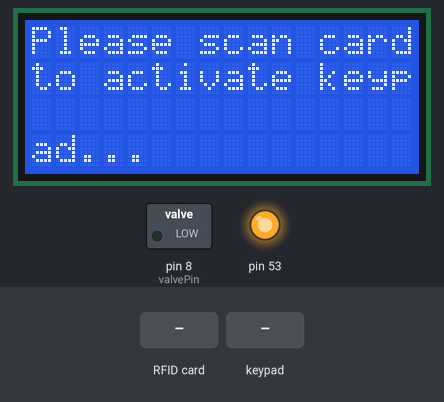
Simulated run of this sketch. Board: Arduino Mega 2560, built with avr-gcc and run on an emulated ATmega2560. On the bench: 16×4 character LCD, switched loads named in the sketch (green lamp = pin HIGH), output pins drawn as LEDs (lit = HIGH). Inputs (shaded band) come from the test bench. EEPROM starts erased; what the sketch prints to the serial monitor is not drawn.

Above: at 1.3 s.
1.4 s: RFID card B3 46 D8 A9 held to the reader
At 2.6 s:
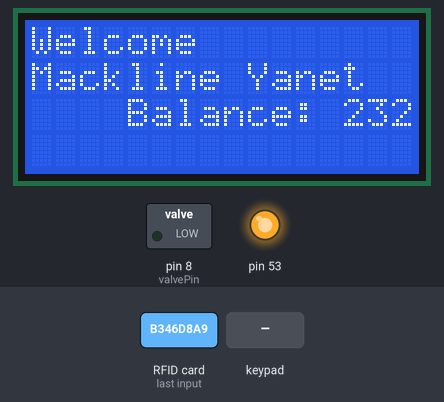
2.9 s: key '5' pressed
At 3.3 s:
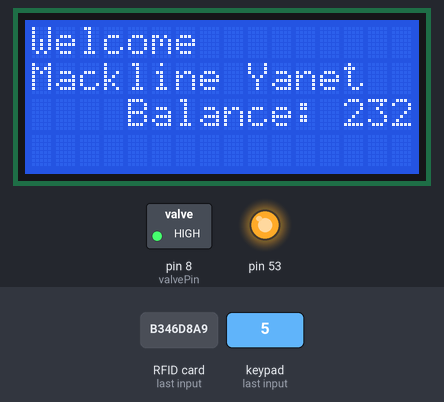
5.9 s: RFID card 63 E9 7C A9 held to the reader
8.9 s: RFID card 03 DD B3 A9 held to the reader
At 9.9 s:
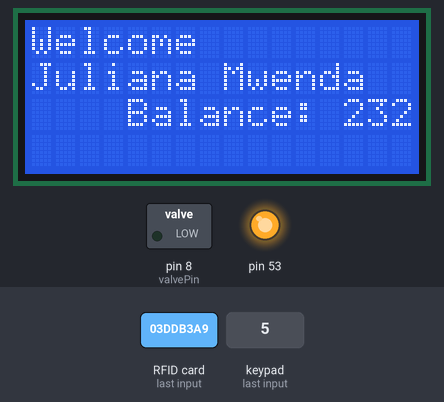
11.0 s: RFID card 5E 7A 19 C4 held to the reader
At 11.8 s:
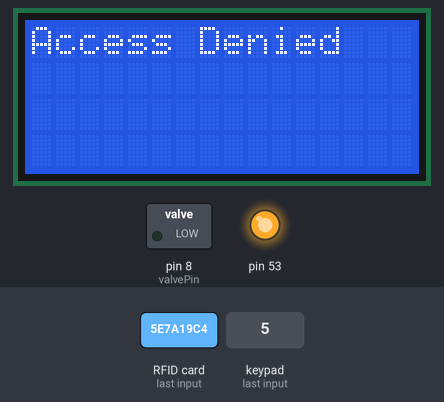
12.5 s: RFID card 63 E9 7C A9 held to the reader
At 13.5 s:
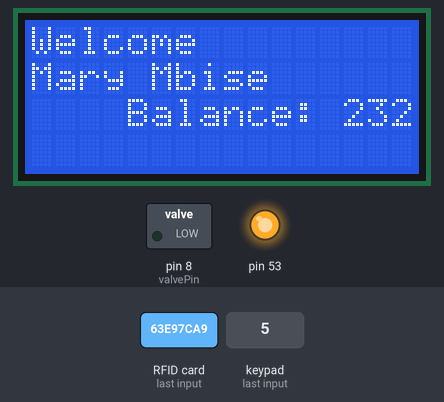
Timing chart, 0 to 15.5 s (numbered marks = the images above; inputs shaded):
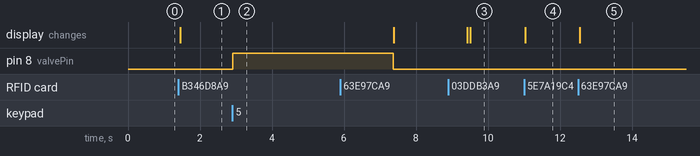

Measured:
- after the input at 1.4 s, the display: changes after 0.05 s (image 1)
- after the input at 2.9 s, pin 8 (valvePin): LOW → HIGH at once
- after the input at 11.0 s, the display: changes at once (image 4)
- after the input at 12.5 s, the display: changes after 0.05 s (image 5)

The sketch:

wbs3.ino
```cpp
#include <Keypad.h>
#include <SPI.h>
#include <MFRC522.h>
#include <EEPROM.h>
#include <LiquidCrystal_I2C.h>
LiquidCrystal_I2C lcd(0x27, 16, 4);

#define SS_PIN 10      // RFID Reader SDA pin
#define RST_PIN 9      // RFID Reader RST pin
#define valvePin 8     // Pin for the water valve

// Initialize RFID reader
MFRC522 rfid(SS_PIN, RST_PIN);

// Define Keypad
const byte ROWS = 4;
const byte COLS = 3;
char keys[ROWS][COLS] = {
  {'1', '2', '3'},
  {'4', '5', '6'},
  {'7', '8', '9'},
  {'*', '0', '#'}
};
byte rowPins[ROWS] = {32, 33, 34, 35};
byte colPins[COLS] = {40, 41, 42};
Keypad keypad = Keypad(makeKeymap(keys), rowPins, colPins, ROWS, COLS);

// Define multiple authorized UIDs with associated names and EEPROM addresses
struct AuthorizedCard {
  byte uid[4];
  const char* name;
  int balanceAddress;
};

// Authorized cards with names and EEPROM addresses for balance storage
AuthorizedCard authorizedCards[] = {
  {{0xB3, 0x46, 0xD8, 0xA9}, "Mackline Yanet", 0},
  {{0x63, 0xE9, 0x7C, 0xA9}, "Mary Mbise", 4},
  {{0x03, 0xDD, 0xB3, 0xA9}, "Juliana Mwenda", 8},
  {{0x23, 0x08, 0x35, 0xAA}, "Arthur Daniel", 12},
  {{0x33, 0xC5, 0x0E, 0xAA}, "PROF HATIBU", 16},
  {{0x03, 0x85, 0x92, 0xA9}, "Mariki_jr", 20},
  {{0x7C, 0x58, 0x38, 0x22}, "3lue.jl", 24},
  {{0x93, 0x77, 0x05, 0xC8}, "!|", 28},
  {{0x23, 0x6D, 0x7F, 0x11}, "Ubuntu.js", 32},
  {{0x55, 0xD9, 0xAE, 0x2A}, "TEAM...", 36}
};
const int numCards = sizeof(authorizedCards) / sizeof(authorizedCards[0]);

// Variables
unsigned long sessionStartTime = 0;
const unsigned long sessionTimeout = 30000;
const unsigned long dispenseInterval = 1000;
bool isAuthorized = false;
int currentBalance = 0;
int currentCardIndex = -1;

void setup() {
  Serial.begin(9600);
  SPI.begin();
  rfid.PCD_Init();

  pinMode(valvePin, OUTPUT);
  digitalWrite(valvePin, LOW);

  lcd.init();
  lcd.clear();
  lcd.backlight();

  Serial.println("System ready. Please scan authorized card...");
  lcd.setCursor(0, 0);
  lcd.print("Please scan card");
  lcd.setCursor(0, 1);
  lcd.print("to activate keypad...");

  // Initialize balances in EEPROM if not set
  for (int i = 0; i < numCards; i++) {
    initializeBalance(authorizedCards[i].balanceAddress);
  }
}

void loop() {
  // Card reading
  if (rfid.PICC_IsNewCardPresent() && rfid.PICC_ReadCardSerial()) {
    handleCard();
    rfid.PICC_HaltA();
  }

  // Timeout handling
  if (isAuthorized && millis() - sessionStartTime > sessionTimeout) {
    logout();
  }

  // Keypad input for dispensing water
  if (isAuthorized) {
    char key = keypad.getKey();
    if (key) {
      handleKeypadInput(key);
    }
  }
}

// Initialize balance in EEPROM if not already set
void initializeBalance(int address) {
  int balance = EEPROM.read(address);
  if (balance == 0 || balance == 255) {
    balance = 1000;
    EEPROM.write(address, balance);
  }
}

// Handle the RFID card
void handleCard() {
  Serial.print("Card UID: ");
  for (byte i = 0; i < rfid.uid.size; i++) {
    Serial.print(rfid.uid.uidByte[i] < 0x10 ? "0" : "");
    Serial.print(rfid.uid.uidByte[i], HEX);
    Serial.print(" ");
  }
  Serial.println();

  // Check if the card UID matches any authorized cards
  isAuthorized = false;
  currentCardIndex = -1;
  for (int i = 0; i < numCards; i++) {
    if (compareUID(rfid.uid.uidByte, rfid.uid.size, authorizedCards[i].uid)) {
      currentCardIndex = i;
      int address = authorizedCards[i].balanceAddress;
      currentBalance = EEPROM.read(address);

      if (currentBalance == 0 || currentBalance == 255) {
        currentBalance = 1000;
        EEPROM.write(address, currentBalance);
      }

      Serial.print("Access granted to: ");
      Serial.println(authorizedCards[i].name);
      display("Welcome", authorizedCards[i].name, currentBalance);
      isAuthorized = true;
      sessionStartTime = millis();
      return;
    }
  }

  Serial.println("Access denied: Unauthorized card");
  display("Access Denied", "", 0);
}

// Handle Keypad Input
void handleKeypadInput(char key) {
  Serial.print("Key Pressed: ");
  Serial.println(key);

  if (key >= '0' && key <= '9' && currentBalance > 0) {
    int dispenseTime = (key - '0') * 1000;
    dispenseWater(dispenseTime);
    logout();
  } else if (key == '#') {
    display("Dispense Canceled", "", 0);
    logout();
  } else {
    display("Insufficient Balance", "", 0);
    logout();
  }
}

// Dispense water for a given duration
void dispenseWater(int duration) {
  Serial.print("Dispensing water for ");
  Serial.print(duration / 1000);
  Serial.println(" seconds.");

  digitalWrite(valvePin, HIGH);
  delay(duration*14);
  digitalWrite(valvePin, LOW);

  int balanceDeduction = duration / dispenseInterval;
  currentBalance -= balanceDeduction;
  Serial.print("Remaining Balance: ");
  Serial.println(currentBalance);

  if (currentCardIndex != -1) {
    EEPROM.write(authorizedCards[currentCardIndex].balanceAddress, currentBalance);
  }
}

// Compare the RFID card UID with an authorized UID
bool compareUID(byte *uid, byte uidSize, byte *authorizedUID) {
  for (byte i = 0; i < uidSize; i++) {
    if (uid[i] != authorizedUID[i]) {
      return false;
    }
  }
  return true;
}

// Display function to update LCD
void display(String message, String name, int balance) {
  lcd.clear();
  lcd.setCursor(0, 0);
  lcd.print(message);
  if (name != "") {
    lcd.setCursor(0, 1);
    lcd.print(name);
    lcd.setCursor(0, 2);
    lcd.print("Balance: ");
    lcd.print(balance);
  }
}

// Logout function
void logout() {
  isAuthorized = false;
  currentCardIndex = -1;
  lcd.clear();
  lcd.setCursor(0, 0);
  lcd.print("Session ended.");
  delay(2000);
  lcd.clear();
  lcd.setCursor(0, 0);
  lcd.print("Please scan card");
  lcd.setCursor(0, 1);
  lcd.print("to activate keypad...");
}
```
